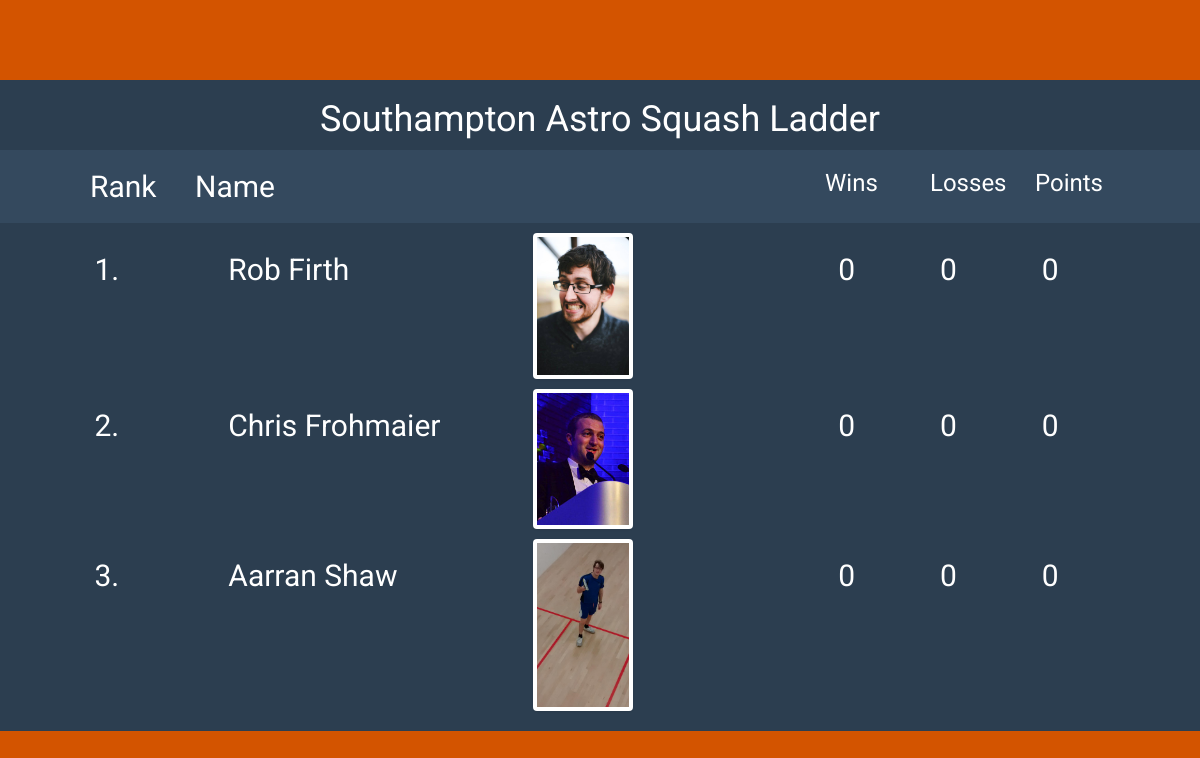
Before: / with the older database file.
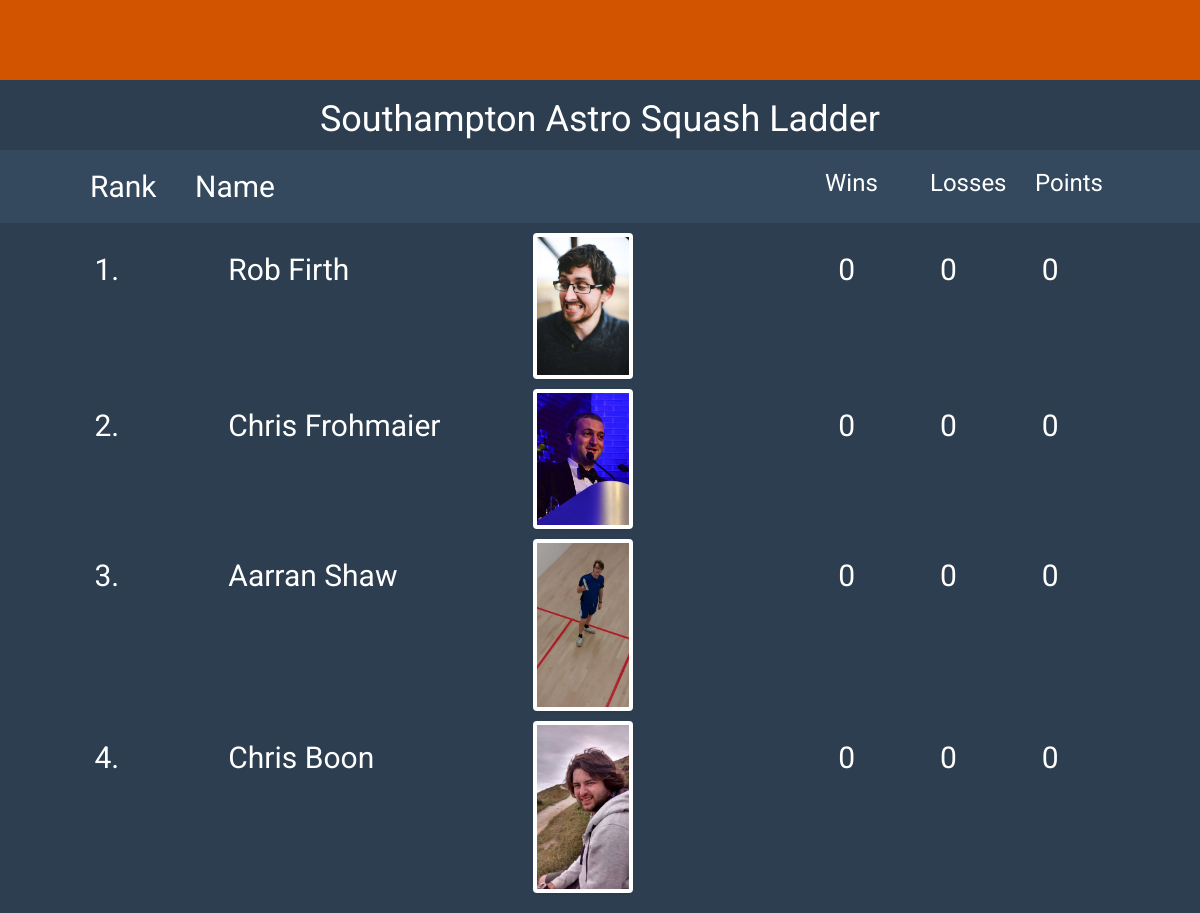
After: the same page with the newer database file.
### app/models.py (models this page shows, shortened)
class Player(db.Model):
    id = db.Column(db.Integer, primary_key=True)
    played = db.Column(db.Integer, index=True)
    won = db.Column(db.Integer, index=True)
    lost = db.Column(db.Integer, index=True)
    name = db.Column(db.String(64), index=True)
    photourl = db.Column(db.String(120), index=True, unique=True)

### app/views.py (the view)
@app.route('/')
def home():
  return render_template('home.html', players = Player)

### app/templates/home.html (shortened to what this page needs)
{% extends "layout.html" %}
{% block content %}
<div>
<div class="row">
  <div class='row wet-asphalt'>
      <div class="col-md-1 col-sm-1 col-xs-1"></div>
      <div class="col-md-1 col-sm-1 col-xs-1"><h2>Rank</h2></div>
      <div class="col-md-3 col-sm-3 col-xs-3">
        <p><h2>Name</h2></p>
      </div>
      <div class="col-md-3 col-sm-3 col-xs-3"></div>
      <div class="col-md-1 col-sm-1 col-xs-1"><h3>Wins</h3></div>
      <div class="col-md-1 col-sm-1 col-xs-1"><h3>Losses</h3></div>
      <div class="col-md-1 col-sm-1 col-xs-1"><h3>Points</h3></div>
      <div class="col-md-1 col-sm-1 col-xs-1"></div>
  </div>
  <ol>
	{% for p in players.query.order_by('id') %}
	<div class='row'>
      <div class="col-md-1 col-sm-1 col-xs-1"></div>
      <div class="col-md-1 col-sm-1 col-xs-1">
        <p><h2><li> </h2></li></p>
      </div>
      <div class="col-md-3 col-sm-3 col-xs-3">
        <p><h2>{{p.name}}</h2></p>
      </div>
      <div class="col-md-3 col-sm-3 col-xs-3">
        <img class="img-responsive img-thumbnail img-rounded" src="{{p.photourl}}" width="100" alt="">
      </div>
      <div class="col-md-1 col-sm-1 col-xs-1"><h2>{{p.won}}</h2></div>
      <div class="col-md-1 col-sm-1 col-xs-1"><h2>{{p.lost}}</h2></div>
      <div class="col-md-1 col-sm-1 col-xs-1"><h2>{{p.won * 3}}</h2></div>
      <div class="col-md-1 col-sm-1 col-xs-1"></div>
	</div>
	{% endfor %}
  </ol>
</div>
</div>
{% endblock %}

### app/templates/layout.html (shortened to what this page needs)
<!DOCTYPE html>
<html>
  <head>
    <link rel="stylesheet" href="{{ url_for('static', filename='css/bootstrap-theme.css') }}">
    <link rel="stylesheet" href="{{ url_for('static', filename='css/bootstrap-theme.min.css') }}">
    <link rel="stylesheet" href="{{ url_for('static', filename='css/bootstrap.css') }}">
    <link rel="stylesheet" href="{{ url_for('static', filename='css/main.css') }}">
  </head>
  <body class="pumkin">
  <div class='midnight-blue'>
    <header>
      <div class="container" style="text-align:center">
        <h1 class="logo">Southampton Astro Squash Ladder</h1>
      </div>
    </header>
      {% block content %}
      {% endblock %}
    </div>
  </body>
</html>

### app/static/css/main.css (style rules this page uses)
body { padding-top: 80px; color: #34495e; background: #f5f5f5; font-family: 'Roboto', sans-serif; font-weight: 300; }
h1, h2, h3, h4, h5, h6 { font-family: 'Roboto', sans-serif; font-weight: 400; }
.turquoise, .green-sea, .sun-flower, .orange, .emerald, .nephrits, .carrot, .pumkin, .peter-river, .belize-hole, .alizarin, .pomegranate, .amethyst, .wisteria, .clouds .silver, .wet-asphalt, .midnight-blue, .concrete, .asbestos { color: #fff; }
.turquoise h1, .green-sea h1, .sun-flower h1, .orange h1, .emerald h1, .nephrits h1, .carrot h1, .pumkin h1, .peter-river h1, .belize-hole h1, .alizarin h1, .pomegranate h1, .amethyst h1, .wisteria h1, .clouds .silver h1, .wet-asphalt h1, .midnight-blue h1, .concrete h1, .asbestos h1, .turquoise h2, .green-sea h2, .sun-flower h2, .orange h2, .emerald h2, .nephrits h2, .carrot h2, .pumkin h2, .peter-river h2, .belize-hole h2, .alizarin h2, .pomegranate h2, .amethyst h2, .wisteria h2, .clouds .silver h2, .wet-asphalt h2, .midnight-blue h2, .concrete h2, .asbestos h2, .turquoise h3, .green-sea h3, .sun-flower h3, .orange h3, .emerald h3, .nephrits h3, .carrot h3, .pumkin h3, .peter-river h3, .belize-hole h3, .alizarin h3, .pomegranate h3, .amethyst h3, .wisteria h3, .clouds .silver h3, .wet-asphalt h3, .midnight-blue h3, .concrete h3, .asbestos h3, .turquoise h4, .green-sea h4, .sun-flower h4, .orange h4, .emerald h4, .nephrits h4, .carrot h4, .pumkin h4, .peter-river h4, .belize-hole h4, .alizarin h4, .pomegranate h4, .amethyst h4, .wisteria h4, .clouds .silver h4, .wet-asphalt h4, .midnight-blue h4, .concrete h4, .asbestos h4, .turquoise h5, .green-sea h5, .sun-flower h5, .orange h5, .emerald h5, .nephrits h5, .carrot h5, .pumkin h5, .peter-river h5, .belize-hole h5, .alizarin h5, .pomegranate h5, .amethyst h5, .wisteria h5, .clouds .silver h5, .wet-asphalt h5, .midnight-blue h5, .concrete h5, .asbestos h5, .turquoise h6, .green-sea h6, .sun-flower h6, .orange h6, .emerald h6, .nephrits h6, .carrot h6, .pumkin h6, .peter-river h6, .belize-hole h6, .alizarin h6, .pomegranate h6, .amethyst h6, .wisteria h6, .clouds .silver h6, .wet-asphalt h6, .midnight-blue h6, .concrete h6, .asbestos h6 { color: #fff; }
.pumkin { background-color: #d35400; }
.wet-asphalt { background-color: #34495e; }
.midnight-blue { background-color: #2c3e50; }
.img-thumbnail { border: 0; }
.row > div { margin-bottom: 10px; }

Changed rows visible on the page:
added Player: name "Chris Boon", photourl (picture), won "0", lost "0", p.won*3 "0"
